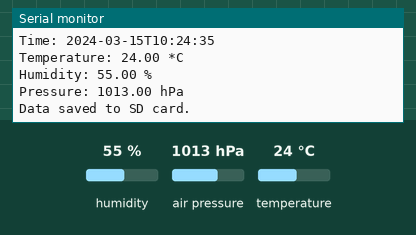
Simulated run of this sketch. Board: ESP32. Shown: the last lines printed to the serial monitor. Inputs (shaded band) come from the test bench; at power-on: humidity 55 %, air pressure 1013 hPa, temperature 24 °C. The local clock reads 2024-03-15 10:24:30 at power-on unless the sketch sets it; storage starts empty.

Above: at 5.8 s.
5.9 s: humidity set to 22 %
At 11.0 s:
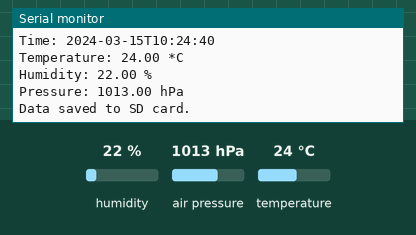
11.9 s: air pressure set to 952 hPa
At 15.5 s:
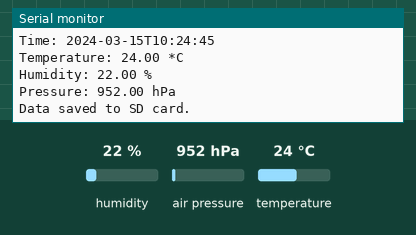
17.9 s: temperature set to 12 °C
Timing chart, 0 to 20.9 s (numbered marks = the images above; inputs shaded):
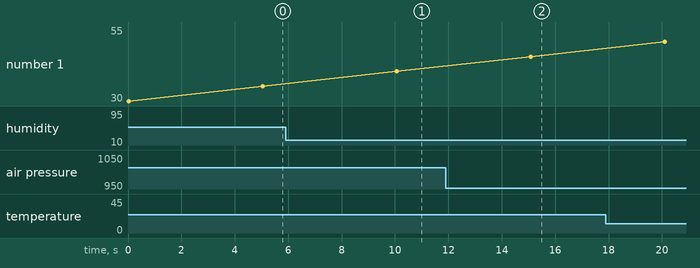

Measured:
- after the input at 5.9 s, the serial monitor: prints a new line after 4.2 s (image 1)
- after the input at 11.9 s, the serial monitor: prints a new line after 3.2 s (image 2)

The sketch:

03_real_time_clock.ino
```cpp
/*
 * Project: Personal Autonomous Weather Station
 * Phase 01: Real-Time Clock
 * File: 03_real_time_clock.ino
 *
 * Description:
 * This sketch initializes the BME280 sensor, DS3231 RTC, and the SD Card.
 * It reads temperature, humidity, pressure, and absolute time.
 * The data is appended to a CSV file every 5 seconds.
 * All timestamps are stored in UTC.
 */

#include <Arduino.h>
#include <Adafruit_Sensor.h>
#include <Adafruit_BME280.h>
#include <SPI.h>
#include <SD.h>
#include <FS.h>
#include <RTClib.h>

#define SD_CS_PIN 5

// Offset between your computer's local time and UTC, in seconds.
// Used only to convert the compile time to UTC when setting the RTC.
// Example: Paris is UTC+1 in winter (3600) and UTC+2 in summer (7200).
#define COMPILE_TIME_UTC_OFFSET 7200

Adafruit_BME280 bme;
RTC_DS3231 rtc;

// Helper function to append a string to a file on the SD card
void appendFile(fs::FS &fs, const char * path, const char * message) {
  File file = fs.open(path, FILE_APPEND);
  if (!file) {
    Serial.println("Failed to open file for appending");
    return;
  }
  if (!file.print(message)) {
    Serial.println("Append failed");
  }
  file.close();
}

void setup() {
  Serial.begin(115200);
  Serial.println("\nInitializing Weather Station...");

  // Initialize BME280
  if (!bme.begin(0x76)) {
    Serial.println("Could not find a valid BME280 sensor!");
    while (1) delay(10);
  }

  // Initialize DS3231 RTC
  if (!rtc.begin()) {
    Serial.println("Couldn't find RTC");
    while (1) delay(10);
  }

  if (rtc.lostPower()) {
    Serial.println("RTC lost power, let's set the time!");
    // Set the RTC to the date & time this sketch was compiled.
    // __DATE__ and __TIME__ are in local time: convert them to UTC.
    DateTime compileTime(F(__DATE__), F(__TIME__));
    rtc.adjust(compileTime - TimeSpan(COMPILE_TIME_UTC_OFFSET));
  }

  // 1. Disable the 32K output (we don't need it)
  rtc.disable32K();

  // 2. Stop the SQW pin from oscillating
  // (It must be turned off for the alarms to control this pin later)
  rtc.writeSqwPinMode(DS3231_OFF);

  // 3. Turn off both Alarm 1 and Alarm 2
  // (Settings are kept on battery, so we must explicitly disable them)
  rtc.disableAlarm(1);
  rtc.disableAlarm(2);

  // 4. Clear any existing alarm flags
  // (Ensures the RTC doesn't think an alarm just went off)
  rtc.clearAlarm(1);
  rtc.clearAlarm(2);

  // Initialize SD Card
  if (!SD.begin(SD_CS_PIN)) {
    Serial.println("Card Mount Failed.");
    while (1) delay(10);
  }

  uint8_t cardType = SD.cardType();
  if (cardType == CARD_NONE) {
    Serial.println("No SD card attached");
    while (1) delay(10);
  }

  // Create the CSV file header
  if (!SD.exists("/weather_data.csv")) {
    File file = SD.open("/weather_data.csv", FILE_WRITE);
    if (file) {
      file.println("timestamp,temperature,humidity,pressure");
      file.close();
      Serial.println("Created weather_data.csv with header.");
    }
  }
}

void loop() {
  // Read absolute time from RTC
  DateTime now = rtc.now();

  // Read data from BME280
  float temperature = bme.readTemperature();
  float humidity = bme.readHumidity();
  float pressure = bme.readPressure() / 100.0F;

  // Format timestamp (YYYY-MM-DDTHH:MM:SS)
  char timestamp[20];
  sprintf(timestamp, "%04d-%02d-%02dT%02d:%02d:%02d",
          now.year(), now.month(), now.day(),
          now.hour(), now.minute(), now.second());

  // Print to Serial for debugging
  Serial.println("-------------------------");
  Serial.printf("Time: %s\n", timestamp);
  Serial.printf("Temperature: %.2f *C\n", temperature);
  Serial.printf("Humidity: %.2f %%\n", humidity);
  Serial.printf("Pressure: %.2f hPa\n", pressure);

  // Format the data into a CSV string
  char dataString[100];
  sprintf(dataString, "%s,%.2f,%.2f,%.2f\n",
          timestamp, temperature, humidity, pressure);

  // Save to SD Card
  appendFile(SD, "/weather_data.csv", dataString);
  Serial.println("Data saved to SD card.");

  // Wait for 5 seconds
  delay(5000);
}
```
